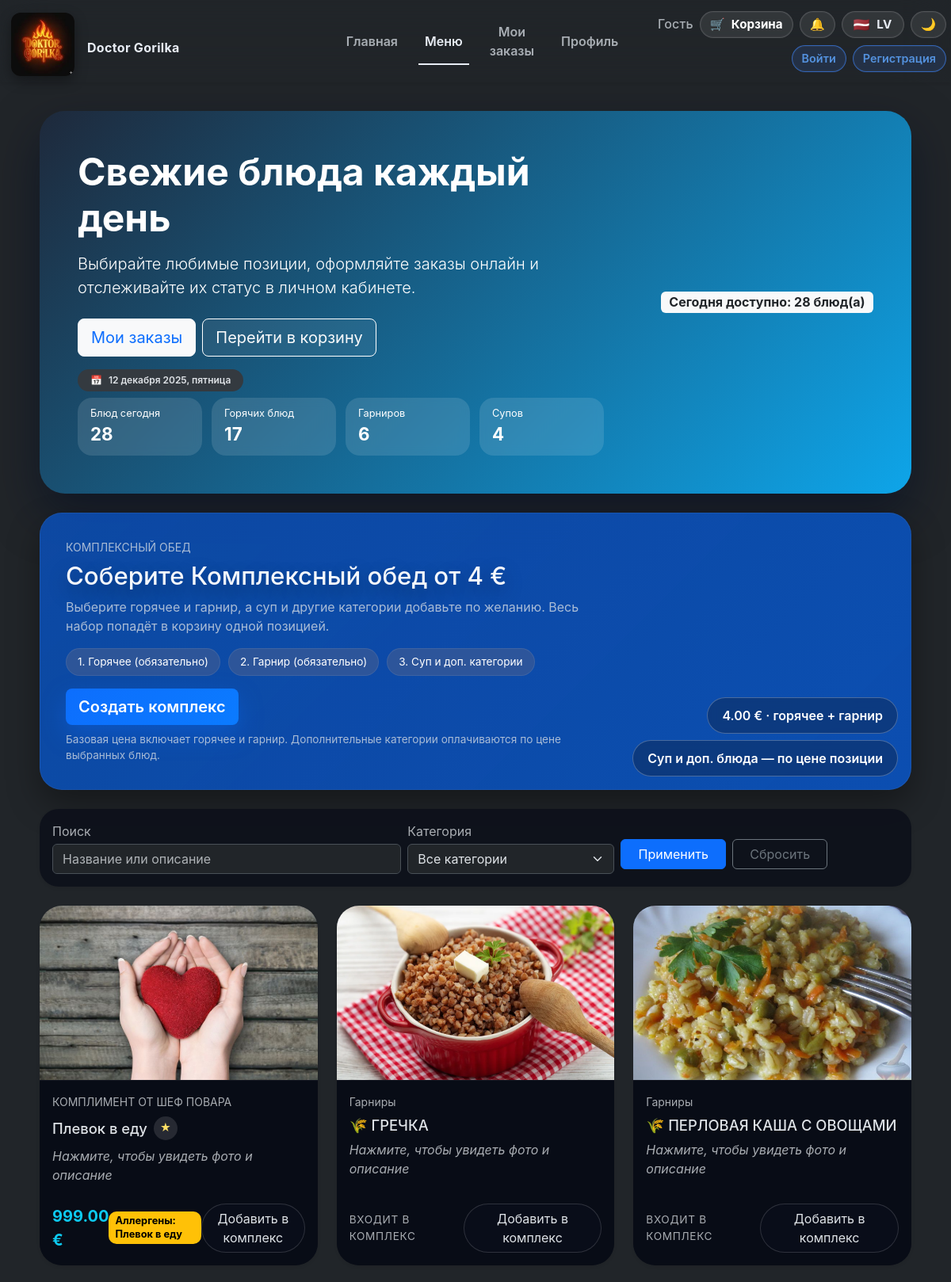
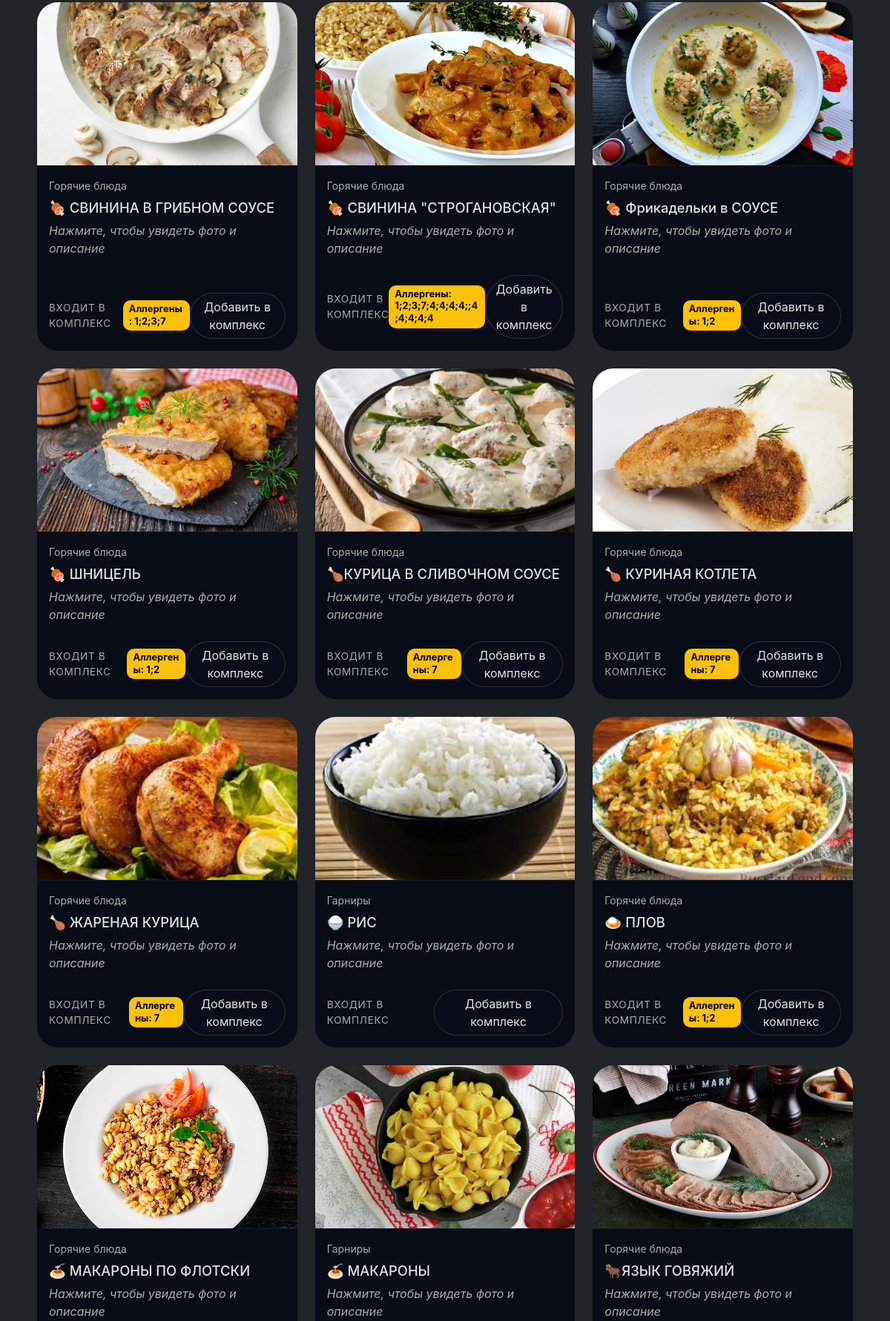
The page /menu (upper part) on the database its author committed (2 pictures, top to bottom).
### tables this page shows
CREATE TABLE menu (
    id INTEGER PRIMARY KEY AUTOINCREMENT,
    title TEXT NOT NULL,
    description TEXT,
    price REAL NOT NULL,
    image_url TEXT,
    category TEXT
, image_gallery TEXT, ingredients TEXT, is_today INTEGER DEFAULT 0, use_manual_price INTEGER DEFAULT 0, name_original TEXT, name_ru TEXT, name_lv TEXT, description_original TEXT, description_ru TEXT, description_lv TEXT, category_original TEXT, category_ru TEXT, category_lv TEXT, ingredients_original TEXT, ingredients_ru TEXT, ingredients_lv TEXT, category_role TEXT DEFAULT 'main', category_key TEXT, allergens TEXT);

### resources/views/menu.php (the view, shortened to what the rows shown need)
<?php
$comboOptions = $comboOptions ?? ['categories' => [], 'roles' => [], 'counts' => []];
$comboRoles = $comboOptions['roles'] ?? [];
$locale = currentLocale();
$localizedFieldMap = [
    'ru' => ['name' => 'nameRu', 'description' => 'descriptionRu', 'category' => 'categoryRu'],
    'lv' => ['name' => 'nameLv', 'description' => 'descriptionLv', 'category' => 'categoryLv'],
];
$activeLocalizedFields = $localizedFieldMap[$locale] ?? ['name' => 'nameOriginal', 'description' => 'descriptionOriginal', 'category' => 'categoryOriginal'];
?>
<div class="page-container menu-page">
<div class="hero-card mb-4">
    <div class="row g-3 align-items-center">
        <div class="col-md-8">
            <h1 class="display-5 fw-bold"><?= htmlspecialchars(translate('menu.hero.title')) ?></h1>
        </div>
    </div>
</div>
<div class="combo-hero mb-4">
    <div class="combo-hero__content">
        <h2 class="mb-2"><?= htmlspecialchars(translate('menu.combo.title')) ?></h2>
    </div>
</div>
<?php if (empty($menuItems)): ?>
    <div class="empty-state">
        <?php if ($search !== '' || $selectedCategory !== ''): ?>
            <?= htmlspecialchars(translate('menu.empty.filtered')) ?>
        <?php else: ?>
            <?= htmlspecialchars(translate('menu.empty.default')) ?>
        <?php endif; ?>
    </div>
<?php else: ?>
    <div class="row row-cols-1 row-cols-sm-2 row-cols-lg-3 g-4">
        <?php foreach ($menuItems as $item): ?>
            <?php $gallery = $item->galleryImages(); $isUnique = $item->isUnique(); ?>
            <?php
                $nameField = $activeLocalizedFields['name'];
                $descriptionField = $activeLocalizedFields['description'];
                $categoryField = $activeLocalizedFields['category'];
                $localizedName = $item->$nameField ?? $item->nameOriginal ?? $item->title;
                $localizedDescription = $item->$descriptionField ?? $item->descriptionOriginal ?? $item->description ?? translate('common.no_description');
                $localizedCategory = $item->$categoryField ?? $item->categoryOriginal ?? translate('menu.card.no_category');
                $localizedIngredients = $item->ingredients ?? $item->ingredientsOriginal ?? '';
                $allergens = $item->allergens ?? '';
                $roleKey = $comboRoles[$item->id] ?? null;
            ?>
            <div class="col">
                <div class="card h-100 border-0 shadow-sm menu-card" data-item='<?= json_encode([
                    'id' => $item->id,
                    'title' => $localizedName,
                    'description' => $localizedDescription ?? '',
                    'ingredients' => $localizedIngredients,
                    'allergens' => $allergens,
                    'category' => $localizedCategory,
                    'price' => number_format($item->price, 2, '.', ' '),
                    'raw_price' => (float)$item->price,
                    'is_unique' => $isUnique,
                    'gallery' => $gallery,
                ], JSON_HEX_APOS | JSON_HEX_QUOT) ?>' data-combo-role="<?= htmlspecialchars($roleKey ?? '') ?>">
                <?php if (!empty($gallery[0])): ?>
                    <img src="/assets/images/<?= $gallery[0] ?>" class="card-img-top" alt="<?= htmlspecialchars($localizedName) ?>">
                <?php else: ?>
                    <img src="https://via.placeholder.com/400x220?text=<?= urlencode(translate('common.no_photo')) ?>" class="card-img-top" alt="<?= htmlspecialchars(translate('common.no_photo')) ?>">
                <?php endif; ?>
                    <div class="card-body d-flex flex-column">
                        <div class="small text-muted mb-2"><?= htmlspecialchars($localizedCategory) ?></div>
                        <h5 class="card-title d-flex align-items-center gap-2">
                            <?= htmlspecialchars($localizedName) ?>
                            <?php if ($isUnique): ?>
                                <span class="unique-chip" title="<?= htmlspecialchars(translate('menu.card.unique_badge')) ?>">★</span>
                            <?php endif; ?>
                        </h5>
                        <p class="card-text flex-grow-1 text-muted fst-italic"><?= htmlspecialchars(translate('menu.card.click_hint')) ?></p>
                        <div class="d-flex justify-content-between align-items-center mt-2">
                            <?php if ($isUnique): ?>
                                <span class="fs-5 fw-bold text-info menu-price"><?= number_format($item->price, 2, '.', ' ') ?> €</span>
                            <?php else: ?>
                                <span class="menu-price menu-price--placeholder text-muted"><?= htmlspecialchars(translate('menu.card.price_included')) ?></span>
                            <?php endif; ?>
                            <?php if ($allergens): ?>
                                <span class="allergens-badge"><?= htmlspecialchars(translate('menu.card.allergens')) ?>: <?= htmlspecialchars($allergens) ?></span>
                            <?php endif; ?>
                            <?php if ($roleKey): ?>
                                <button type="button" class="btn btn-outline-light combo-select-btn" data-id="<?= $item->id ?>" data-default-text="<?= htmlspecialchars(translate('menu.card.button_default')) ?>" data-combo-role="<?= htmlspecialchars($roleKey) ?>" onclick="event.stopPropagation();"><?= htmlspecialchars(translate('menu.card.button_default')) ?></button>
                            <?php endif; ?>
                        </div>
                    </div>
                </div>
            </div>
        <?php endforeach; ?>
    </div>
<?php endif; ?>
</div>

### rows shown on the page
menu: shows a picture, localizedCategory "КОМПЛИМЕНТ ОТ ШЕФ ПОВАРА", localizedName "Плевок в еду", price "999.00", allergens "Плевок в еду"
menu: shows a picture, localizedCategory "Гарниры", localizedName "🌾 ГРЕЧКА"
menu: shows a picture, localizedCategory "Гарниры", localizedName "🌾 ПЕРЛОВАЯ КАША С ОВОЩАМИ"
menu: shows a picture, localizedCategory "Горячие блюда", localizedName "🍖 СВИНИНА В ГРИБНОМ СОУСЕ", allergens "1;2;3;7"
menu: shows a picture, localizedCategory "Горячие блюда", localizedName "🍖 СВИНИНА \"СТРОГАНОВСКАЯ\"", allergens "1;2;3;7;4;4;4;4;;4;4;4;4;4"
menu: shows a picture, localizedCategory "Горячие блюда", localizedName "🍖 Фрикадельки в СОУСЕ", allergens "1;2"
menu: shows a picture, localizedCategory "Горячие блюда", localizedName "🍖 ШНИЦЕЛЬ", allergens "1;2"
menu: shows a picture, localizedCategory "Горячие блюда", localizedName "🍗КУРИЦА В СЛИВОЧНОМ СОУСЕ", allergens "7"
menu: shows a picture, localizedCategory "Горячие блюда", localizedName "🍗 КУРИНАЯ КОТЛЕТА", allergens "7"
menu: shows a picture, localizedCategory "Горячие блюда", localizedName "🍗 ЖАРЕНАЯ КУРИЦА", allergens "7"
menu: shows a picture, localizedCategory "Гарниры", localizedName "🍚 РИС"
menu: shows a picture, localizedCategory "Горячие блюда", localizedName "🍛 ПЛОВ", allergens "1;2"
menu: shows a picture, localizedCategory "Горячие блюда", localizedName "🍝 МАКАРОНЫ ПО ФЛОТСКИ"
menu: shows a picture, localizedCategory "Гарниры", localizedName "🍝 МАКАРОНЫ"
menu: shows a picture, localizedCategory "Горячие блюда", localizedName "🐂ЯЗЫК ГОВЯЖИЙ"

### other values the page prints
translate('nav.home') "Главная"
translate('nav.menu') "Меню"
translate('nav.orders') "Мои заказы"
translate('nav.profile') "Профиль"
translate('nav.guest') "Гость"
translate('nav.cart') "Корзина"
$nextLocaleFlag "🇱🇻"
$nextLocaleShort "LV"
translate('nav.login') "Войти"
translate('nav.register') "Регистрация"
translate('menu.hero.title') "Свежие блюда каждый день"
translate('menu.hero.subtitle') "Выбирайте любимые позиции, оформляйте заказы онлайн и отслеживайте их статус в личном кабинете."
translate('menu.hero.orders_btn') "Мои заказы"
translate('menu.hero.cart_btn') "Перейти в корзину"
$menuDateLabel "12 декабря 2025, пятница"
